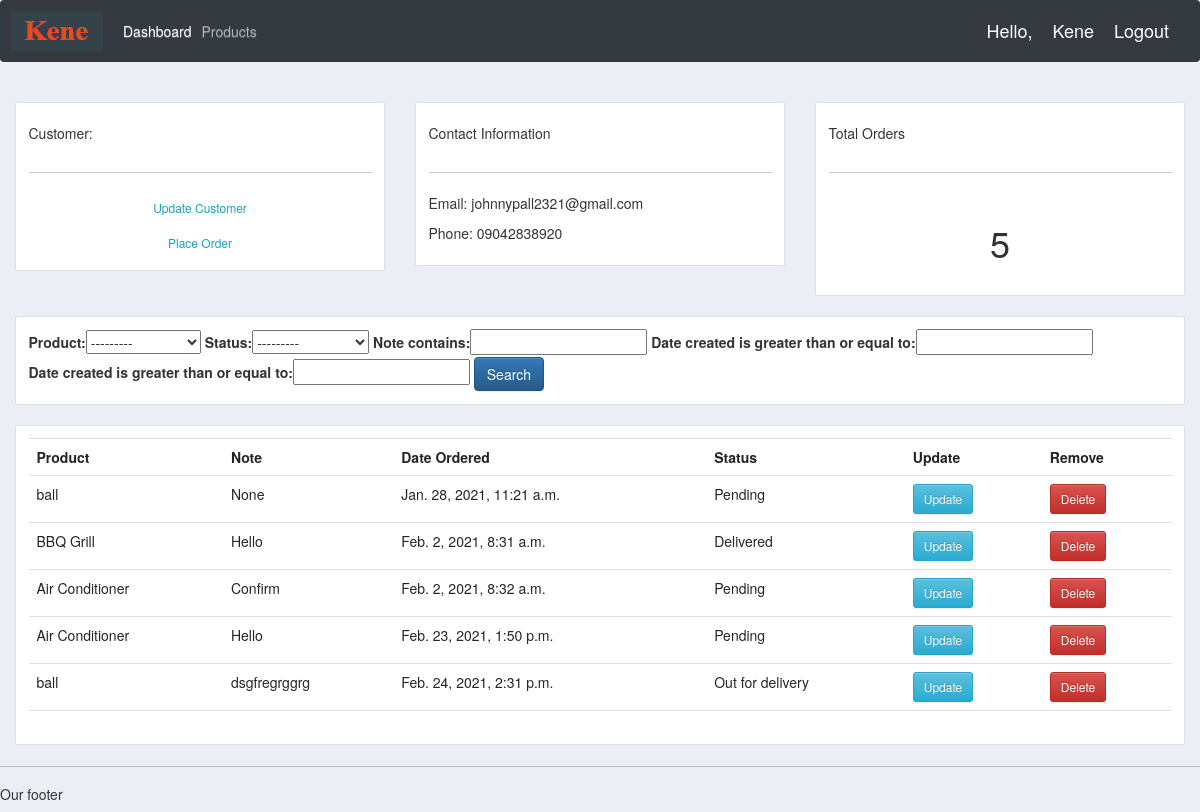
The page /customer/2/ (signed in) on the database its author committed.
### accounts/models.py (models this page shows, shortened)
class Customer(models.Model):
    user = models.OneToOneField(User, null=True, blank=True, on_delete=models.CASCADE)
    name = models.CharField(max_length=200, null=True)
    phone = models.CharField(max_length=200, null=True)
    email = models.CharField(max_length=200, null=True)
    profile_pic = models.ImageField(default="profile1.png", null=True, blank=True)
    date_created = models.DateTimeField(auto_now_add=True)

class Order(models.Model):
    STATUS = (
        ('Pending', 'Pending'),
        ('Out for delivery', 'Out for delivery'),
        ('Delivered', 'Delivered'),
    )
    customer = models.ForeignKey(Customer, null=True, on_delete= models.SET_NULL)
    product = models.ForeignKey(Product, null=True, on_delete= models.SET_NULL)
    date_created = models.DateTimeField(auto_now_add=True)
    status = models.CharField(max_length=200, null=True, choices=STATUS)
    note = models.CharField(max_length=1000, null=True)

class Product(models.Model):
    CATEGORY = (
        ('Indoor', 'Indoor'),
        ('Outdoor', 'Outdoor'),
    )
    name = models.CharField(max_length=200, null=True)
    price = models.FloatField(null=True)
    category = models.CharField(max_length=200, null=True, choices=CATEGORY)
    description = models.CharField(max_length=200, null=True, blank=True)
    date_created = models.DateTimeField(auto_now_add=True)
    tags = models.ManyToManyField(Tag)
    def __str__(self):
        return str(self.name)

### accounts/decorators.py (the view)
        def wrapper_func(request, *args, **kwargs):
            group = None
            if request.user.groups.exists():
                group = request.user.groups.all()[0].name
            if group in allowed_roles:
                return view_func(request, *args, **kwargs)
            else:
                return HttpResponse('You are not authorized to view this page')

### accounts/views.py (called while the page is built)
@login_required(login_url='login')
@allowed_users(allowed_roles=['admin'])
def customer(request, pk_test):
    customer = Customer.objects.get(id=pk_test)
    orders = customer.order_set.all()
    order_count = orders.count()
    myFilter = OrderFilter(request.GET, queryset=orders)
    orders = myFilter.qs
    context = {'customer':customer, 'orders':orders, 'order_count':order_count, 'myFilter':myFilter}
    return render(request, 'accounts/customer.html', context)

### accounts/templates/accounts/customer.html
{% extends 'accounts/main.html' %}
{% block content %}
    <br>
    <div class="row">
        <div class="col-md">
            <div class="card card-body">
                <h5>Customer:</h5>
                <hr>
                <a class="btn btn-outline-info btn-sm btn-block" href="">Update Customer</a>
                <a class="btn btn-outline-info btn-sm btn-block" href="{% url 'create_order' customer.id %}">Place Order</a>
            </div>
        </div>
        <div class="col-md">
            <div class="card card-body">
                <h5>Contact Information</h5>
                <hr>
                <p>Email: {{customer.email}}</p>
                <p>Phone: {{customer.phone}}</p>
            </div>
        </div>
        <div class="col-md">
            <div class="card card-body">
                <h5>Total Orders</h5>
                <hr>
                <h1 style="text-align: center;padding: 10px">{{order_count}}</h1>
            </div>
        </div>
    </div>
    <br>
    <div class="row">
        <div class="col">
            <div class="card card-body">
                <form method="get">
                    {{ myFilter.form }}
                    <button class="btn btn-primary" type="submit">Search</button>
                </form>
            </div>
        </div>
    </div>
    <br>
    <div class="row">
        <div class="col-md">
            <div class="card card-body">
                <table class="table table-sm">
                    <tr>
                        <th>Product</th>
                        <th>Note</th>
                        <th>Date Ordered</th>
                        <th>Status</th>
                        <th>Update</th>
                        <th>Remove</th>
                    </tr>
                    {% for order in orders %}
                    <tr>
                        <td>{{order.product}}</td>
                        <td>{{order.note}}</td>
                        <td>{{order.date_created}}</td>
                        <td>{{order.status}}</td>
                        <td><a class="btn btn-sm btn-info" href="{% url 'update_order' order.id %}">Update</a></td>
                        <td><a class="btn btn-sm btn-danger" href="{% url 'delete_order' order.id %}">Delete</a></td>
                    </tr>
                    {% endfor %}
                </table>
            </div>
        </div>
    </div>
{% endblock %}

### accounts/templates/accounts/navbar.html (shortened to what this page needs)
{% load static %}
<nav class="navbar navbar-expand-lg navbar-dark bg-dark">
 <img src="{% static 'images/logo.png' %}">
  <div class="collapse navbar-collapse" id="navbarNav">
    <ul class="navbar-nav">
        {% if request.user.is_staff %}
        <li class="nav-item active">
            <a class="nav-link" href="{% url 'home' %}">Dashboard</a>
        </li>
        <li class="nav-item">
            <a class="nav-link" href="{% url 'products' %}">Products</a>
        </li>
        {% else %}
        <li class="nav-item">
            <a class="nav-link" href="{% url 'account' %}">Settings</a>
        </li>
       {% endif %}
    </ul>
  </div>
    <span class="hello-msg">Hello,</span>
    <span class="hello-msg">{{request.user}}</span>
    <span><a class="hello-msg" href="{% url 'logout' %}">Logout</a></span>
</nav>

### static/css/main.css (style rules this page uses)
body { background-color:#ebeff5; }

### accounts/templates/accounts/navbar.html (style rules this page uses)
.hello-msg { font-size: 18px; color: #fff; margin-right: 20px; }

### rows shown on the page
Customer: email "johnnypall2321@gmail.com", phone "09042838920"
Order: product "ball", note "None", date_created "Jan. 28, 2021, 11:21 a.m.", status "Pending"
Order: product "BBQ Grill", note "Hello", date_created "Feb. 2, 2021, 8:31 a.m.", status "Delivered"
Order: product "Air Conditioner", note "Confirm", date_created "Feb. 2, 2021, 8:32 a.m.", status "Pending"
Order: product "Air Conditioner", note "Hello", date_created "Feb. 23, 2021, 1:50 p.m.", status "Pending"
Order: product "ball", note "dsgfregrggrg", date_created "Feb. 24, 2021, 2:31 p.m.", status "Out for delivery"

### other values the page prints
{{ request.user }} "Kene"
{{ order_count }} "5"
